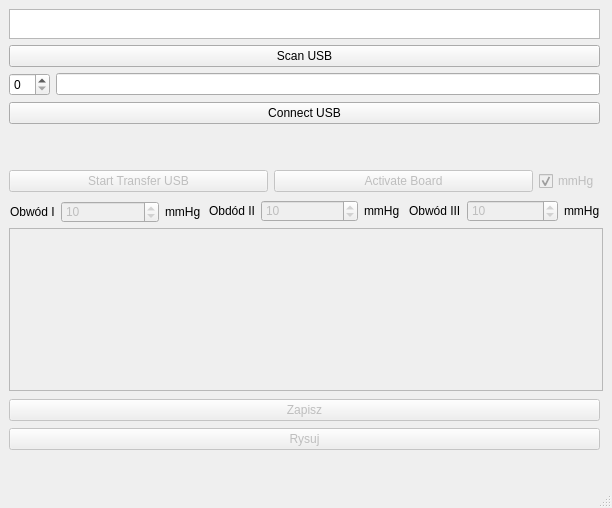
<?xml version="1.0" encoding="UTF-8"?>
<ui version="4.0">
 <class>HID_Data_Receiver</class>
 <widget class="QMainWindow" name="HID_Data_Receiver">
  <property name="geometry">
   <rect>
    <x>0</x>
    <y>0</y>
    <width>612</width>
    <height>508</height>
   </rect>
  </property>
  <property name="windowTitle">
   <string>HID_Data_Receiver</string>
  </property>
  <widget class="QWidget" name="centralwidget">
   <widget class="QTextEdit" name="teInHEX">
    <property name="enabled">
     <bool>false</bool>
    </property>
    <property name="geometry">
     <rect>
      <x>9</x>
      <y>228</y>
      <width>594</width>
      <height>163</height>
     </rect>
    </property>
    <property name="sizePolicy">
     <sizepolicy hsizetype="Preferred" vsizetype="Preferred">
      <horstretch>0</horstretch>
      <verstretch>40</verstretch>
     </sizepolicy>
    </property>
   </widget>
   <widget class="QWidget" name="">
    <property name="geometry">
     <rect>
      <x>9</x>
      <y>9</y>
      <width>591</width>
      <height>118</height>
     </rect>
    </property>
    <layout class="QVBoxLayout" name="verticalLayout">
     <item>
      <widget class="QTextEdit" name="teDevices">
       <property name="enabled">
        <bool>true</bool>
       </property>
       <property name="sizePolicy">
        <sizepolicy hsizetype="Expanding" vsizetype="Maximum">
         <horstretch>0</horstretch>
         <verstretch>21</verstretch>
        </sizepolicy>
       </property>
       <property name="maximumSize">
        <size>
         <width>16777215</width>
         <height>30</height>
        </size>
       </property>
       <property name="palette">
        <palette>
         <active>
          <colorrole role="LinkVisited">
           <brush brushstyle="SolidPattern">
            <color alpha="255">
             <red>255</red>
             <green>17</green>
             <blue>180</blue>
            </color>
           </brush>
          </colorrole>
         </active>
         <inactive>
          <colorrole role="LinkVisited">
           <brush brushstyle="SolidPattern">
            <color alpha="255">
             <red>255</red>
             <green>17</green>
             <blue>180</blue>
            </color>
           </brush>
          </colorrole>
         </inactive>
         <disabled>
          <colorrole role="LinkVisited">
           <brush brushstyle="SolidPattern">
            <color alpha="255">
             <red>255</red>
             <green>17</green>
             <blue>180</blue>
            </color>
           </brush>
          </colorrole>
         </disabled>
        </palette>
       </property>
       <property name="font">
        <font>
         <stylestrategy>NoAntialias</stylestrategy>
        </font>
       </property>
      </widget>
     </item>
     <item>
      <widget class="QPushButton" name="btnScan">
       <property name="font">
        <font>
         <stylestrategy>PreferDefault</stylestrategy>
        </font>
       </property>
       <property name="text">
        <string>Scan USB</string>
       </property>
      </widget>
     </item>
     <item>
      <layout class="QHBoxLayout" name="horizontalLayout_2">
       <item>
        <widget class="QSpinBox" name="sbDeviceNr">
         <property name="sizePolicy">
          <sizepolicy hsizetype="Maximum" vsizetype="Fixed">
           <horstretch>0</horstretch>
           <verstretch>0</verstretch>
          </sizepolicy>
         </property>
        </widget>
       </item>
       <item>
        <widget class="QLineEdit" name="edDevice">
         <property name="sizePolicy">
          <sizepolicy hsizetype="Expanding" vsizetype="Fixed">
           <horstretch>0</horstretch>
           <verstretch>0</verstretch>
          </sizepolicy>
         </property>
        </widget>
       </item>
      </layout>
     </item>
     <item>
      <widget class="QPushButton" name="btnConnect">
       <property name="text">
        <string>Connect USB</string>
       </property>
      </widget>
     </item>
    </layout>
   </widget>
   <widget class="QWidget" name="">
    <property name="geometry">
     <rect>
      <x>9</x>
      <y>169</y>
      <width>591</width>
      <height>25</height>
     </rect>
    </property>
    <layout class="QHBoxLayout" name="horizontalLayout">
     <item>
      <widget class="QPushButton" name="btnSend">
       <property name="enabled">
        <bool>false</bool>
       </property>
       <property name="sizePolicy">
        <sizepolicy hsizetype="Preferred" vsizetype="Fixed">
         <horstretch>0</horstretch>
         <verstretch>0</verstretch>
        </sizepolicy>
       </property>
       <property name="text">
        <string>Start Transfer USB</string>
       </property>
      </widget>
     </item>
     <item>
      <widget class="QPushButton" name="btnLED">
       <property name="enabled">
        <bool>false</bool>
       </property>
       <property name="sizePolicy">
        <sizepolicy hsizetype="Preferred" vsizetype="Fixed">
         <horstretch>0</horstretch>
         <verstretch>0</verstretch>
        </sizepolicy>
       </property>
       <property name="text">
        <string>Activate Board</string>
       </property>
      </widget>
     </item>
     <item>
      <widget class="QCheckBox" name="checkmmHg">
       <property name="enabled">
        <bool>false</bool>
       </property>
       <property name="sizePolicy">
        <sizepolicy hsizetype="Fixed" vsizetype="Fixed">
         <horstretch>0</horstretch>
         <verstretch>0</verstretch>
        </sizepolicy>
       </property>
       <property name="text">
        <string>mmHg</string>
       </property>
       <property name="checked">
        <bool>true</bool>
       </property>
      </widget>
     </item>
    </layout>
   </widget>
   <widget class="QWidget" name="">
    <property name="geometry">
     <rect>
      <x>209</x>
      <y>200</y>
      <width>191</width>
      <height>22</height>
     </rect>
    </property>
    <layout class="QHBoxLayout" name="horizontalLayout_5">
     <item>
      <widget class="QLabel" name="lbObwod_II">
       <property name="enabled">
        <bool>true</bool>
       </property>
       <property name="sizePolicy">
        <sizepolicy hsizetype="Fixed" vsizetype="Fixed">
         <horstretch>0</horstretch>
         <verstretch>0</verstretch>
        </sizepolicy>
       </property>
       <property name="text">
        <string>Obdód II</string>
       </property>
      </widget>
     </item>
     <item>
      <widget class="QSpinBox" name="sbPreassure2">
       <property name="enabled">
        <bool>false</bool>
       </property>
       <property name="sizePolicy">
        <sizepolicy hsizetype="Expanding" vsizetype="Fixed">
         <horstretch>0</horstretch>
         <verstretch>0</verstretch>
        </sizepolicy>
       </property>
       <property name="maximum">
        <number>1020</number>
       </property>
       <property name="value">
        <number>10</number>
       </property>
      </widget>
     </item>
     <item>
      <widget class="QLabel" name="l2">
       <property name="text">
        <string>mmHg</string>
       </property>
      </widget>
     </item>
    </layout>
   </widget>
   <widget class="QWidget" name="">
    <property name="geometry">
     <rect>
      <x>409</x>
      <y>200</y>
      <width>191</width>
      <height>22</height>
     </rect>
    </property>
    <layout class="QHBoxLayout" name="horizontalLayout_6">
     <item>
      <widget class="QLabel" name="lbObwod_III">
       <property name="enabled">
        <bool>true</bool>
       </property>
       <property name="sizePolicy">
        <sizepolicy hsizetype="Fixed" vsizetype="Fixed">
         <horstretch>0</horstretch>
         <verstretch>0</verstretch>
        </sizepolicy>
       </property>
       <property name="text">
        <string>Obwód III</string>
       </property>
      </widget>
     </item>
     <item>
      <widget class="QSpinBox" name="sbPreassure3">
       <property name="enabled">
        <bool>false</bool>
       </property>
       <property name="sizePolicy">
        <sizepolicy hsizetype="MinimumExpanding" vsizetype="Fixed">
         <horstretch>0</horstretch>
         <verstretch>0</verstretch>
        </sizepolicy>
       </property>
       <property name="maximum">
        <number>1020</number>
       </property>
       <property name="value">
        <number>10</number>
       </property>
      </widget>
     </item>
     <item>
      <widget class="QLabel" name="l3">
       <property name="enabled">
        <bool>true</bool>
       </property>
       <property name="text">
        <string>mmHg</string>
       </property>
      </widget>
     </item>
    </layout>
   </widget>
   <widget class="QWidget" name="">
    <property name="geometry">
     <rect>
      <x>9</x>
      <y>398</y>
      <width>591</width>
      <height>54</height>
     </rect>
    </property>
    <layout class="QVBoxLayout" name="verticalLayout_2">
     <item>
      <widget class="QPushButton" name="btnSave">
       <property name="enabled">
        <bool>false</bool>
       </property>
       <property name="text">
        <string>Zapisz</string>
       </property>
      </widget>
     </item>
     <item>
      <widget class="QPushButton" name="btnGraph">
       <property name="enabled">
        <bool>false</bool>
       </property>
       <property name="text">
        <string>Rysuj</string>
       </property>
      </widget>
     </item>
    </layout>
   </widget>
   <widget class="QWidget" name="">
    <property name="geometry">
     <rect>
      <x>10</x>
      <y>201</y>
      <width>191</width>
      <height>22</height>
     </rect>
    </property>
    <layout class="QHBoxLayout" name="horizontalLayout_3">
     <item>
      <widget class="QLabel" name="lbObwod_I">
       <property name="enabled">
        <bool>true</bool>
       </property>
       <property name="sizePolicy">
        <sizepolicy hsizetype="Fixed" vsizetype="Fixed">
         <horstretch>0</horstretch>
         <verstretch>0</verstretch>
        </sizepolicy>
       </property>
       <property name="text">
        <string>Obwód I</string>
       </property>
      </widget>
     </item>
     <item>
      <widget class="QSpinBox" name="sbPreassure1">
       <property name="enabled">
        <bool>false</bool>
       </property>
       <property name="sizePolicy">
        <sizepolicy hsizetype="Expanding" vsizetype="Fixed">
         <horstretch>0</horstretch>
         <verstretch>0</verstretch>
        </sizepolicy>
       </property>
       <property name="maximum">
        <number>1020</number>
       </property>
       <property name="value">
        <number>10</number>
       </property>
      </widget>
     </item>
     <item>
      <widget class="QLabel" name="l1">
       <property name="sizePolicy">
        <sizepolicy hsizetype="Minimum" vsizetype="Minimum">
         <horstretch>0</horstretch>
         <verstretch>0</verstretch>
        </sizepolicy>
       </property>
       <property name="text">
        <string>mmHg</string>
       </property>
      </widget>
     </item>
    </layout>
   </widget>
  </widget>
  <widget class="QMenuBar" name="menubar">
   <property name="geometry">
    <rect>
     <x>0</x>
     <y>0</y>
     <width>612</width>
     <height>21</height>
    </rect>
   </property>
  </widget>
  <widget class="QStatusBar" name="statusbar"/>
 </widget>
 <resources/>
 <connections/>
</ui>
